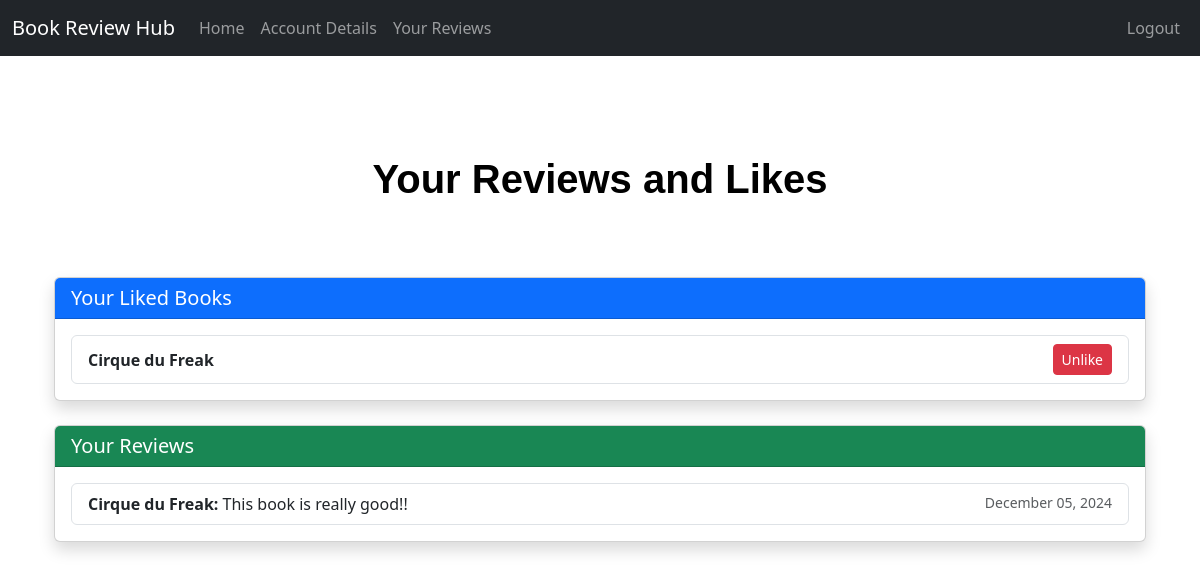
The app's page /your_reviews (signed in) with its own data.
### app/models.py (models this page shows)
class Book(db.Model):
    id = db.Column(db.Integer, primary_key=True)
    title = db.Column(db.String(100), nullable=False)
    description = db.Column(db.Text, nullable=True)
    reviews = db.relationship('Review', backref='book', lazy='dynamic')
    liked_by = db.relationship('User', secondary=likes, back_populates='liked_books')

class Review(db.Model):
    id = db.Column(db.Integer, primary_key=True)
    content = db.Column(db.Text, nullable=False)
    user_id = db.Column(db.Integer, db.ForeignKey('user.id'), nullable=False)
    book_id = db.Column(db.Integer, db.ForeignKey('book.id'), nullable=False)
    created_at = db.Column(db.DateTime, default=datetime.utcnow)

### app/routes.py (the view)
@bp.route('/your_reviews')
@login_required
def your_reviews():
    liked_books = current_user.liked_books
    reviews = (
        Review.query.join(Book)
        .filter(Review.user_id == current_user.id)
        .add_columns(Book.title)
        .all()
    )
    return render_template(
        'your_reviews.html',
        liked_books=liked_books,
        reviews=reviews,
    )

### app/__init__.py (called while the page is built)
@login_manager.user_loader
def load_user(user_id):
    from app.models import User
    return User.query.get(int(user_id))

### app/templates/your_reviews.html (shortened to what this page needs)
<!DOCTYPE html>
<html lang="en">
{% extends "base.html" %}
{% block content %}
<div class="container mt-5">
    <h1 class="text-center mb-4 leftbolder back">Your Reviews and Likes</h1>
    <div class="card mb-4 shadow">
        <div class="card-header bg-primary text-white">
            <h2 class="h5 mb-0">Your Liked Books</h2>
        </div>
        <div class="card-body">
            {% if liked_books|length > 0 %}
            <ul class="list-group">
                {% for book in liked_books %}
                <li class="list-group-item d-flex justify-content-between align-items-center">
                    <strong>{{ book.title }}</strong>
                    <form action="{{ url_for('main.unlike_book', book_id=book.id) }}" method="POST" class="m-0">
                        <button type="submit" class="btn btn-danger btn-sm">Unlike</button>
                    </form>
                </li>
                {% endfor %}
            </ul>
            {% else %}
            <p class="text-muted">You haven't liked any books yet.</p>
            {% endif %}
        </div>
    </div>
    <div class="card shadow">
        <div class="card-header bg-success text-white">
            <h2 class="h5 mb-0">Your Reviews</h2>
        </div>
        <div class="card-body">
            {% if reviews|length > 0 %}
            <ul class="list-group">
                {% for review, book_title in reviews %}
                <li class="list-group-item">
                    <div class="d-flex justify-content-between">
                        <div>
                            <strong>{{ book_title }}:</strong> {{ review.content }}
                        </div>
                        <small class="text-muted">{{ review.created_at.strftime('%B %d, %Y') }}</small>
                    </div>
                </li>
                {% endfor %}
            </ul>
            {% else %}
            <p class="text-muted">You haven't written any reviews yet.</p>
            {% endif %}
        </div>
    </div>
</div>
{% endblock %}

### app/static/css/styles.css (style rules this page uses)
h1 { color: #333; }
ul { list-style: none; padding: 0; }
.leftbolder { color: #000000; font-family: Arial, sans-serif; line-height: 100%; font-weight: bolder; padding-bottom: 5%; padding-top: 5%; text-align: center; }

### records on screen
Book: title "Cirque du Freak"
Review: title "Cirque du Freak", content "This book is really good!!", created_at "December 05, 2024"
